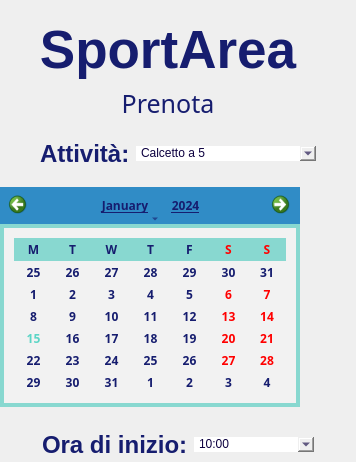
          <widget class="QWidget" name="widget_2" native="true">
           <layout class="QVBoxLayout" name="verticalLayout_6">
            <property name="leftMargin">
             <number>0</number>
            </property>
            <property name="topMargin">
             <number>0</number>
            </property>
            <property name="rightMargin">
             <number>0</number>
            </property>
            <property name="bottomMargin">
             <number>0</number>
            </property>
            <item>
             <layout class="QHBoxLayout" name="horizontalLayout_5">
              <item>
               <spacer name="horizontalSpacer_4">
                <property name="orientation">
                 <enum>Qt::Horizontal</enum>
                </property>
                <property name="sizeType">
                 <enum>QSizePolicy::Fixed</enum>
                </property>
                <property name="sizeHint" stdset="0">
                 <size>
                  <width>20</width>
                  <height>20</height>
                 </size>
                </property>
               </spacer>
              </item>
              <item>
               <layout class="QVBoxLayout" name="verticalLayout_4">
                <item>
                 <spacer name="verticalSpacer_7">
                  <property name="orientation">
                   <enum>Qt::Vertical</enum>
                  </property>
                  <property name="sizeType">
                   <enum>QSizePolicy::Fixed</enum>
                  </property>
                  <property name="sizeHint" stdset="0">
                   <size>
                    <width>10</width>
                    <height>20</height>
                   </size>
                  </property>
                 </spacer>
                </item>
                <item>
                 <widget class="QLabel" name="label_3">
                  <property name="font">
                   <font>
                    <family>Arial</family>
                    <pointsize>40</pointsize>
                    <weight>75</weight>
                    <bold>true</bold>
                   </font>
                  </property>
                  <property name="styleSheet">
                   <string notr="true">
color:rgb(22, 29, 111);</string>
                  </property>
                  <property name="text">
                   <string>SportArea</string>
                  </property>
                  <property name="alignment">
                   <set>Qt::AlignBottom|Qt::AlignHCenter</set>
                  </property>
                 </widget>
                </item>
                <item>
                 <widget class="QLabel" name="label_4">
                  <property name="font">
                   <font>
                    <family>12</family>
                    <pointsize>-1</pointsize>
                    <weight>50</weight>
                    <italic>false</italic>
                    <bold>false</bold>
                   </font>
                  </property>
                  <property name="styleSheet">
                   <string notr="true">
color:rgb(22, 29, 111);
font:25px bold;</string>
                  </property>
                  <property name="text">
                   <string>Prenota</string>
                  </property>
                  <property name="alignment">
                   <set>Qt::AlignHCenter|Qt::AlignTop</set>
                  </property>
                 </widget>
                </item>
               </layout>
              </item>
              <item>
               <spacer name="horizontalSpacer_5">
                <property name="orientation">
                 <enum>Qt::Horizontal</enum>
                </property>
                <property name="sizeType">
                 <enum>QSizePolicy::Fixed</enum>
                </property>
                <property name="sizeHint" stdset="0">
                 <size>
                  <width>40</width>
                  <height>20</height>
                 </size>
                </property>
               </spacer>
              </item>
             </layout>
            </item>
            <item>
             <spacer name="verticalSpacer_6">
              <property name="orientation">
               <enum>Qt::Vertical</enum>
              </property>
              <property name="sizeType">
               <enum>QSizePolicy::Fixed</enum>
              </property>
              <property name="sizeHint" stdset="0">
               <size>
                <width>20</width>
                <height>10</height>
               </size>
              </property>
             </spacer>
            </item>
            <item>
             <layout class="QVBoxLayout" name="verticalLayout">
              <item>
               <layout class="QHBoxLayout" name="horizontalLayout_3">
                <property name="topMargin">
                 <number>3</number>
                </property>
                <property name="bottomMargin">
                 <number>3</number>
                </property>
                <item>
                 <spacer name="horizontalSpacer_12">
                  <property name="orientation">
                   <enum>Qt::Horizontal</enum>
                  </property>
                  <property name="sizeHint" stdset="0">
                   <size>
                    <width>40</width>
                    <height>20</height>
                   </size>
                  </property>
                 </spacer>
                </item>
                <item>
                 <widget class="QLabel" name="label_5">
                  <property name="font">
                   <font>
                    <family>Arial</family>
                    <pointsize>18</pointsize>
                    <weight>75</weight>
                    <bold>true</bold>
                   </font>
                  </property>
                  <property name="styleSheet">
                   <string notr="true">color: rgb(22, 29, 111);</string>
                  </property>
                  <property name="text">
                   <string>Attività:</string>
                  </property>
                 </widget>
                </item>
                <item>
                 <widget class="QComboBox" name="comboBox_attivita">
                  <property name="sizePolicy">
                   <sizepolicy hsizetype="Fixed" vsizetype="Fixed">
                    <horstretch>0</horstretch>
                    <verstretch>0</verstretch>
                   </sizepolicy>
                  </property>
                  <property name="minimumSize">
                   <size>
                    <width>180</width>
                    <height>0</height>
                   </size>
                  </property>
                  <property name="styleSheet">
                   <string notr="true">QComboBox
{
color: rgb(12, 0, 63);
border: -1px;
font: 16px bold &quot;Arial&quot;;
selection-color: rgb(92, 213, 198);
selection-background-color:rgba(255, 255, 255,0);
padding-top:-1px;
padding-left:5px;
}
QComboBox:hover
{
color: rgb(91, 213, 197);
border: -1px;
font: 16px bold &quot;Arial&quot;;
selection-color: rgb(92, 213, 198);
selection-background-color:rgba(255, 255, 255,0);
padding-top:-1px;
padding-left:5px;
}

QComboBox:pressed
{
color: rgb(12, 0, 63);
border: -1px;
font: 16px bold &quot;Arial&quot;;
selection-color: rgb(92, 213, 198);
padding-top:-2px;
paddin:5px;
}
QComboBox::down-arrow
{
image: url(:/icons/icons/down-arrow.png);
image-size: 90px 90px;
padding:-3px;
border:0px;
}
QComboBox::down-arrow:pressed
{
image: url(:/icons/icons/up-arrow.png);
image-size: 20px 20px;
}</string>
                  </property>
                  <property name="editable">
                   <bool>false</bool>
                  </property>
                  <property name="currentText">
                   <string>Calcetto a 5</string>
                  </property>
                  <property name="sizeAdjustPolicy">
                   <enum>QComboBox::AdjustToContents</enum>
                  </property>
                  <property name="iconSize">
                   <size>
                    <width>20</width>
                    <height>20</height>
                   </size>
                  </property>
                  <property name="modelColumn">
                   <number>0</number>
                  </property>
                  <item>
                   <property name="text">
                    <string>Calcetto a 5</string>
                   </property>
                  </item>
                  <item>
                   <property name="text">
                    <string>Tennis coppie</string>
                   </property>
                  </item>
                  <item>
                   <property name="text">
                    <string>Tennis singolo</string>
                   </property>
                  </item>
                  <item>
                   <property name="text">
                    <string>Padle coppie </string>
                   </property>
                  </item>
                  <item>
                   <property name="text">
                    <string>Padle singolo</string>
                   </property>
                  </item>
                 </widget>
                </item>
                <item>
                 <spacer name="horizontalSpacer_13">
                  <property name="orientation">
                   <enum>Qt::Horizontal</enum>
                  </property>
                  <property name="sizeHint" stdset="0">
                   <size>
                    <width>40</width>
                    <height>20</height>
                   </size>
                  </property>
                 </spacer>
                </item>
               </layout>
              </item>
              <item>
               <widget class="QCalendarWidget" name="calendarWidget">
                <property name="minimumSize">
                 <size>
                  <width>200</width>
                  <height>220</height>
                 </size>
                </property>
                <property name="maximumSize">
                 <size>
                  <width>300</width>
                  <height>200</height>
                 </size>
                </property>
                <property name="font">
                 <font>
                  <family>Arial 12</family>
                  <weight>75</weight>
                  <italic>false</italic>
                  <bold>true</bold>
                  <kerning>false</kerning>
                 </font>
                </property>
                <property name="contextMenuPolicy">
                 <enum>Qt::DefaultContextMenu</enum>
                </property>
                <property name="styleSheet">
                 <string notr="true">
QCalendarWidget QTableView
 {
border:4px solid rgb(136, 216, 208) ;
padding: 10px;
font: 16px bold &quot;Arial&quot;;
background-color: rgb(242, 242, 242);
color: rgb(22, 29, 111);
alternate-background-color: rgb(136, 216, 208);
selection-background-color: rgba(255, 255, 255, 0);
selection-color: rgb(92, 213, 198);
}


QCalendarWidget QToolButton 
{
text-transform: uppercase;
text-decoration: underline solid;
font: 16px bold &quot;Arial&quot;;
padding: 6px;
icon-size:20px;
background-color: rgba(255, 255, 255, 0);
alternate-background-color: rgba(255, 255, 255, 0);
selection-background-color: rgb(92, 213, 199);
color: rgb(22, 29, 111);
}
QCalendarWidget QToolButton#qt_calendar_prevmonth {qproperty-icon: url(:/icons/icons/left-arrow.png);}
QCalendarWidget QToolButton#qt_calendar_nextmonth{qproperty-icon: url(:/icons/icons/right-arrow.png);}

QCalendarWidget QMenu
{
selection-color: rgb(92, 213, 198);
color: rgb(22, 29, 111);
}
QCalendarWidget QSpinBox{
    background-color: rgba(255, 255, 255, 0);
}

</string>
                </property>
                <property name="firstDayOfWeek">
                 <enum>Qt::Monday</enum>
                </property>
                <property name="gridVisible">
                 <bool>false</bool>
                </property>
                <property name="selectionMode">
                 <enum>QCalendarWidget::SingleSelection</enum>
                </property>
                <property name="horizontalHeaderFormat">
                 <enum>QCalendarWidget::SingleLetterDayNames</enum>
                </property>
                <property name="verticalHeaderFormat">
                 <enum>QCalendarWidget::NoVerticalHeader</enum>
                </property>
                <property name="navigationBarVisible">
                 <bool>true</bool>
                </property>
                <property name="dateEditEnabled">
                 <bool>false</bool>
                </property>
                <property name="nextButtonIcon" stdset="0">
                 <iconset resource="test.qrc">
                  <normaloff>:/icons/icons/right-arrow.png</normaloff>:/icons/icons/right-arrow.png</iconset>
                </property>
               </widget>
              </item>
              <item>
               <spacer name="verticalSpacer_5">
                <property name="orientation">
                 <enum>Qt::Vertical</enum>
                </property>
                <property name="sizeType">
                 <enum>QSizePolicy::Fixed</enum>
                </property>
                <property name="sizeHint" stdset="0">
                 <size>
                  <width>20</width>
                  <height>25</height>
                 </size>
                </property>
               </spacer>
              </item>
              <item>
               <layout class="QHBoxLayout" name="horizontalLayout_4">
                <property name="topMargin">
                 <number>3</number>
                </property>
                <property name="bottomMargin">
                 <number>3</number>
                </property>
                <item>
                 <spacer name="horizontalSpacer_10">
                  <property name="orientation">
                   <enum>Qt::Horizontal</enum>
                  </property>
                  <property name="sizeHint" stdset="0">
                   <size>
                    <width>40</width>
                    <height>20</height>
                   </size>
                  </property>
                 </spacer>
                </item>
                <item>
                 <widget class="QLabel" name="label_6">
                  <property name="font">
                   <font>
                    <family>Arial</family>
                    <pointsize>18</pointsize>
                    <weight>75</weight>
                    <bold>true</bold>
                   </font>
                  </property>
                  <property name="styleSheet">
                   <string notr="true">color: rgb(22, 29, 111);</string>
                  </property>
                  <property name="text">
                   <string>Ora di inizio:</string>
                  </property>
                 </widget>
                </item>
                <item>
                 <widget class="QComboBox" name="comboBox_orario">
                  <property name="sizePolicy">
                   <sizepolicy hsizetype="Fixed" vsizetype="Fixed">
                    <horstretch>0</horstretch>
                    <verstretch>0</verstretch>
                   </sizepolicy>
                  </property>
                  <property name="minimumSize">
                   <size>
                    <width>120</width>
                    <height>0</height>
                   </size>
                  </property>
                  <property name="styleSheet">
                   <string notr="true">QComboBox
{
color: rgb(12, 0, 63);
border: -1px;
font: 16px bold &quot;Arial&quot;;
selection-color: rgb(92, 213, 198);
selection-background-color:rgba(255, 255, 255,0);
padding-top:-1px;
padding-left:5px;
}
QComboBox:hover
{
color: rgb(91, 213, 197);
border: -1px;
font: 16px bold &quot;Arial&quot;;
selection-color: rgb(92, 213, 198);
selection-background-color:rgba(255, 255, 255,0);
padding-top:-1px;
padding-left:5px;
}

QComboBox:pressed
{
color: rgb(12, 0, 63);
border: -1px;
font: 16px bold &quot;Arial&quot;;
selection-color: rgb(92, 213, 198);
padding-top:-2px;
paddin:5px;
}
QComboBox::down-arrow
{
image: url(:/icons/icons/down-arrow.png);
image-size: 90px 90px;
padding:-3px;
border:0px;
}
QComboBox::down-arrow:pressed
{
image: url(:/icons/icons/up-arrow.png);
image-size: 20px 20px;
}</string>
                  </property>
                  <property name="editable">
                   <bool>false</bool>
                  </property>
                  <property name="currentText">
                   <string>10:00</string>
                  </property>
                  <property name="sizeAdjustPolicy">
                   <enum>QComboBox::AdjustToContents</enum>
                  </property>
                  <property name="iconSize">
                   <size>
                    <width>20</width>
                    <height>20</height>
                   </size>
                  </property>
                  <property name="modelColumn">
                   <number>0</number>
                  </property>
                  <item>
                   <property name="text">
                    <string>10:00</string>
                   </property>
                  </item>
                  <item>
                   <property name="text">
                    <string>11:00</string>
                   </property>
                  </item>
                  <item>
                   <property name="text">
                    <string>12:00</string>
                   </property>
                  </item>
                  <item>
                   <property name="text">
                    <string>13:00</string>
                   </property>
                  </item>
                  <item>
                   <property name="text">
                    <string>14:00</string>
                   </property>
                  </item>
                  <item>
                   <property name="text">
                    <string>15:00</string>
                   </property>
                  </item>
                  <item>
                   <property name="text">
                    <string>16:00</string>
                   </property>
                  </item>
                  <item>
                   <property name="text">
                    <string>17:00</string>
                   </property>
                  </item>
                 </widget>
                </item>
                <item>
                 <spacer name="horizontalSpacer_11">
                  <property name="orientation">
                   <enum>Qt::Horizontal</enum>
                  </property>
                  <property name="sizeHint" stdset="0">
                   <size>
                    <width>40</width>
                    <height>20</height>
                   </size>
                  </property>
                 </spacer>
                </item>
               </layout>
              </item>
             </layout>
            </item>
           </layout>
          </widget>
